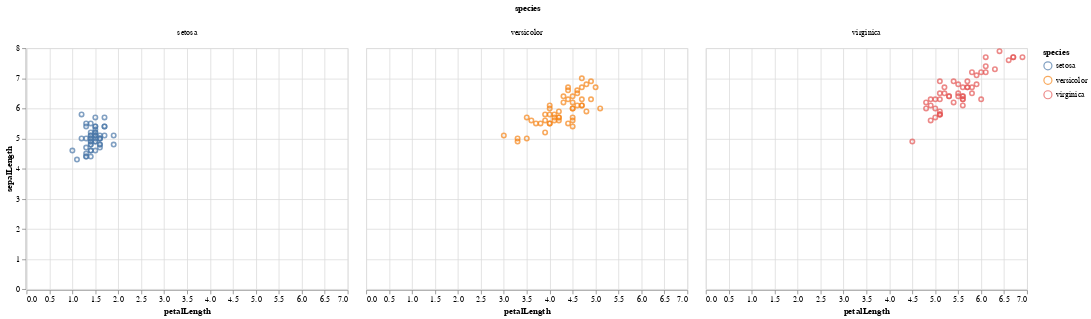

Here is the notebook cell this chart was saved with:
### Markdown cell above
#### Now faceting...

Show the species as facets using different plots.

### Code cell
import altair as alt

alt.Chart(iris).mark_point().encode(
    x='petalLength',
    y='sepalLength',
    color='species',
    column='species'
)

### Figure 1 — Vega-Lite specification as saved in the notebook (floating-point values rounded to 4 significant figures; data arrays with more than 128 entries replaced by an {"elided": "..."} marker saying what was removed)
{"$schema": "https://vega.github.io/schema/vega-lite/v3.4.0.json", "config": {"mark": {"tooltip": null}, "view": {"height": 300, "width": 400}}, "data": {"name": "data-a264acbd6e539a8b3afc0cb5f240fb57"}, "datasets": {"data-a264acbd6e539a8b3afc0cb5f240fb57": {"elided": "150 records"}}, "encoding": {"color": {"field": "species", "type": "nominal"}, "column": {"field": "species", "type": "nominal"}, "x": {"field": "petalLength", "type": "quantitative"}, "y": {"field": "sepalLength", "type": "quantitative"}}, "mark": "point"}
